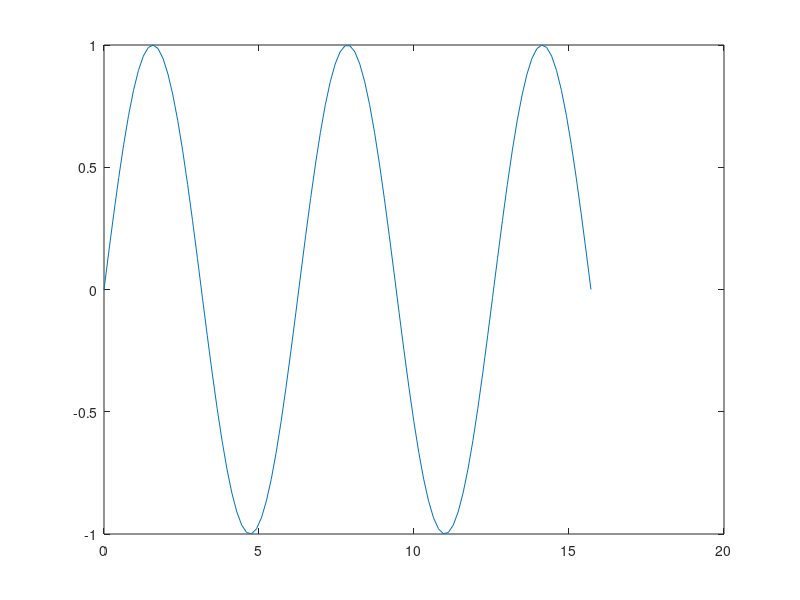
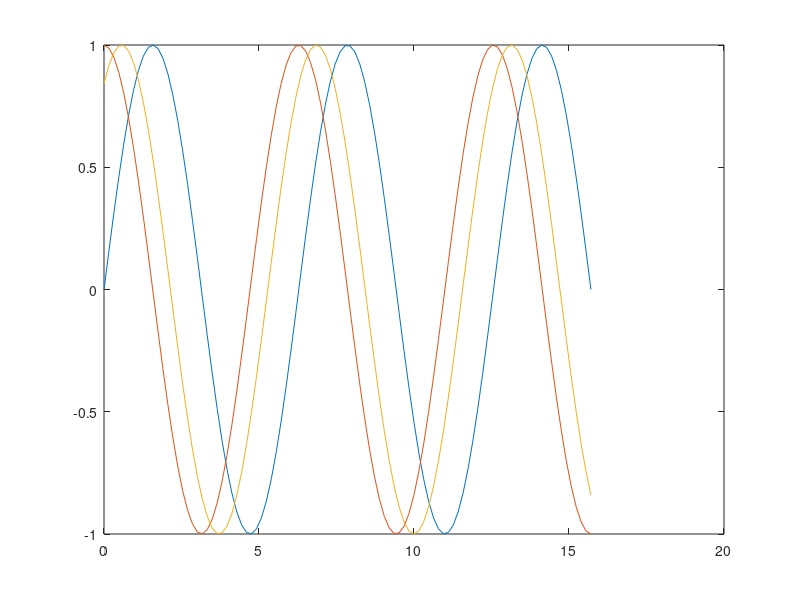
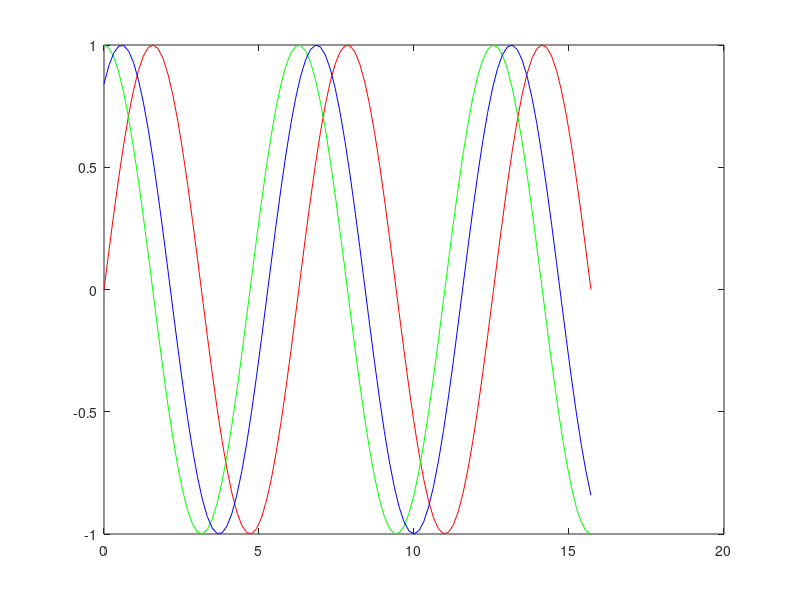

The MATLAB source for these figures, in order:
clear
clc

% Range
% x = 1 : 10

x = linspace(0,5*pi,100);
y1 = sin(x);
y2 = cos(x);
y3 = sin(x + 1); % Geser ke kanan 1

% Single Lines
figure(1);
plot(x,y1);

% Membaca Perubahan Grafik
% Multi Lines 1
figure(2);
plot(x,y1,x,y2,x,y3) % Membuat Grafik 3 Koordinat

% Multi Lines 2 dengan perintah warna sesuai Keinginan
figure(3);
plot(x,y1,'r',x,y2,'g',x,y3,'b') 

% Figure fungsinya membuat 2 buah grafik di dalam 1 Program yang sama
% r = red, g = green, b = blue -- Kode warna
